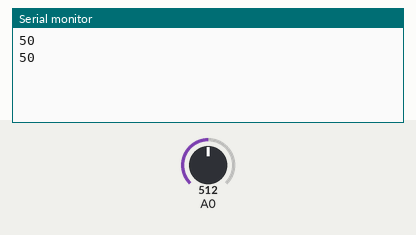
Simulated run of this sketch. Board: Arduino Uno, built with avr-gcc and run on an emulated ATmega328P. Parts: the last lines printed to the serial monitor. The test bench sets the inputs (shaded band); at power-on: A0 = 512.

Above: at 1.8 s.
1.9 s: A0 set to 716
At 2.7 s:
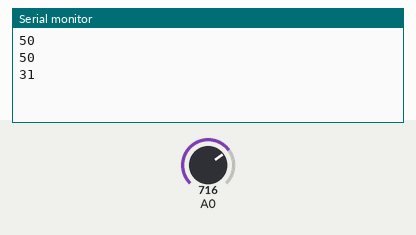
3.4 s: A0 set to 900
At 4.5 s:
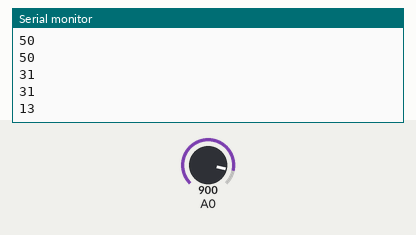
Timing chart, 0 to 6.4 s (numbered marks = the images above; inputs shaded):
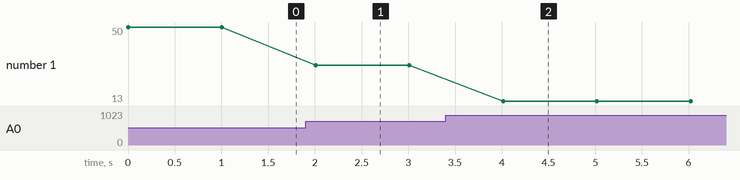

Measured:
- after the input at 1.9 s, the serial monitor: prints a new line after 0.11 s (image 1)
- after the input at 3.4 s, the serial monitor: prints a new line after 0.61 s (image 2)
- plotted number 1: 50 → 31 after the input at 1.9 s, 31 → 13 after the input at 3.4 s

The sketch:

moisture_arduino.ino
```cpp
#include <SoftwareSerial.h>
SoftwareSerial bt (9,10);
int moisture;
void setup () {
  bt.begin (9600);
  Serial.begin (9600);
  pinMode (A0, INPUT);
}
void loop () {
  moisture = analogRead (A0);
  moisture = map (moisture, 0, 1023, 100, 0);
  Serial.println (moisture);
  bt.print (moisture);
  bt.print ("\n");
  delay (1000);
}
```
